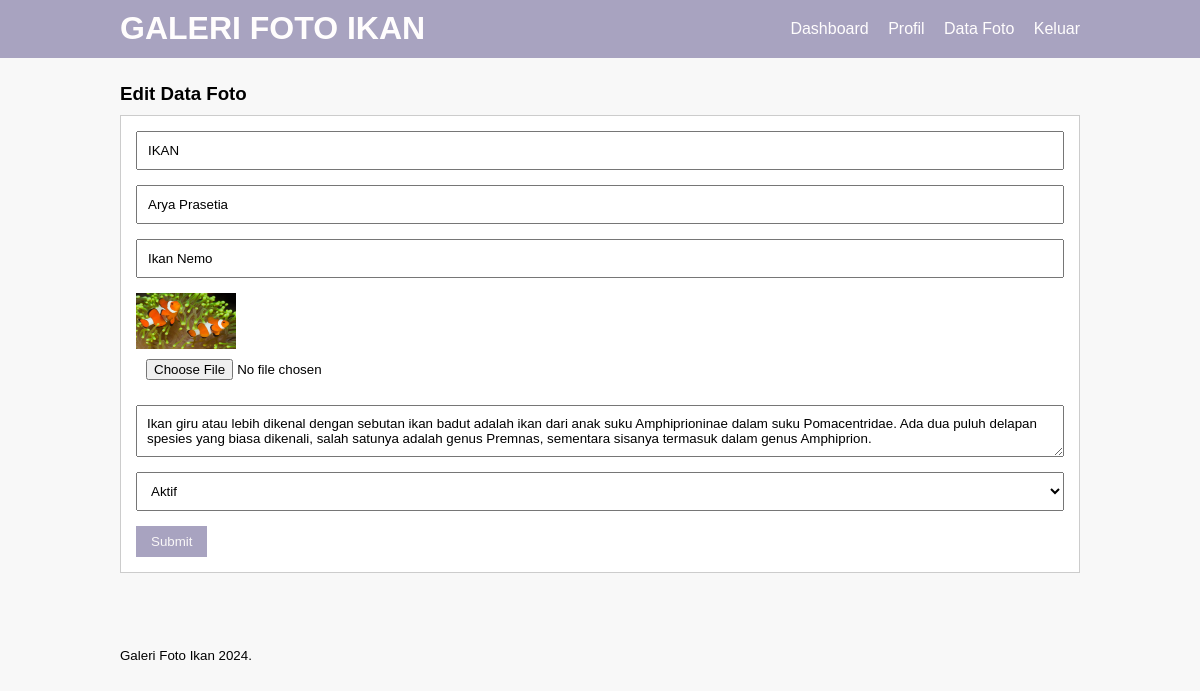
Page /edit-image.php?id=12 (signed in) on the committed database.
### tables this page shows
CREATE TABLE `tb_image` (
  `image_id` int(11) NOT NULL,
  `category_id` int(11) NOT NULL,
  `category_name` varchar(100) NOT NULL,
  `admin_id` int(11) NOT NULL,
  `admin_name` varchar(100) NOT NULL,
  `image_name` varchar(100) NOT NULL,
  `image_description` text NOT NULL,
  `image` varchar(100) NOT NULL,
  `image_status` tinyint(1) NOT NULL,
  `date_created` timestamp NOT NULL DEFAULT current_timestamp() ON UPDATE current_timestamp()
);

### edit-image.php (the view, shortened to what this page needs)
<?php
	include 'db.php';
	$produk = mysqli_query($conn, "SELECT * FROM  tb_image WHERE image_id = '".$_GET['id']."'");
	$p = mysqli_fetch_object($produk);
?>
<!DOCTYPE html PUBLIC "-//W3C//DTD XHTML 1.0 Transitional//EN" "http://www.w3.org/TR/xhtml1/DTD/xhtml1-transitional.dtd">
<html xmlns="http://www.w3.org/1999/xhtml">
<head>
<link rel="stylesheet" type="text/css" href="css/style.css">
</head>
<body>
     <header>
        <div class="container">
        <h1><a href="dashboard.php"> GALERI FOTO IKAN </a></h1>
        <ul>
           <li><a href="dashboard.php">Dashboard</a></li>
           <li><a href="profil.php">Profil</a></li>
           <li><a href="data-image.php">Data Foto</a></li>
           <li><a href="Keluar.php">Keluar</a></li>
        </ul>
        </div>
    </header>
    <div class="section">
        <div class="container">
            <h3>Edit Data Foto</h3>
            <div class="box">
    <form action="" method="POST" enctype="multipart/form-data">
            <input type="text" name="kategori" class="input-control" placeholder="Kategori Foto" value="<?php echo $p->category_name ?>" readonly="readonly">
            <input type="text" name="namauser" class="input-control" placeholder="Nama User" value="<?php echo $p->admin_name ?>" readonly="readonly">
            <input type="text" name="nama" class="input-control" placeholder="Nama Foto" value="<?php echo $p->image_name ?>" required>
                   <img src="foto/<?php echo $p->image ?>" width="100px" />
                   <input type="file" name="gambar" class="input-control">
                   <textarea class="input-control" name="deskripsi" placeholder="Deskripsi"><?php echo $p->image_description ?></textarea><br />
                   <select class="input-control" name="status">
                       <option value="1" <?php echo ($p->image_status == 1)? 'selected':''; ?>>Aktif</option>
                   </select>
                   <input type="submit" name="submit" value="Submit" class="btn">
               </form>
        </div>
        </div>
    </div>
     <footer>
        <div class="container">
            <small>Galeri Foto Ikan 2024.</small>
        </div>
    </footer>
</body>
</html>

### css/style.css (style rules this page uses)
* { padding:0; margin:0; font-family:'Quicksand', sans-serif; }
body { background-color:#f8f8f8; }
a { color: inherit; text-decoration:none; }
.input-control { width:100%; padding:10px; margin-bottom:15px; box-sizing:border-box; }
.btn { padding:8px 15px; background-color: #a8a3c0; color: #f9f7f7; border:none; cursor: pointer; }
header { background-color: #a8a3c0; color: #fffdfd; }
header h1 { float:left; padding:10px 0; }
header ul { float:right; }
header ul li { display:inline-block; }
header ul li a { padding:20px 0 20px 15px; display: inline-block; }
footer { padding:25px 0; }
.container { width: 80%; margin: 0 auto; }
.container:after { content:''; display: block; clear:both; }
.section { padding:25px 0; }
.box { background-color: #fff; border:1px solid #ccc; padding:15px; box-sizing: border-box; margin:10px 0 25px 0; }
.box:after { content: ''; display: block; clear: both; }

### rows in the picture
tb_image: kategori "IKAN", namauser "Arya Prasetia", nama "Ikan Nemo", image (picture), deskripsi "Ikan giru atau lebih dikenal dengan sebutan ikan badut adalah ikan dari anak suku Amphiprioninae dalam suku Pomacentridae. Ada dua puluh delapan spesies yang biasa dikenali, salah satunya adalah genus Premnas, sementara sisanya termasuk dalam genus Amphiprion.", status "Aktif"
